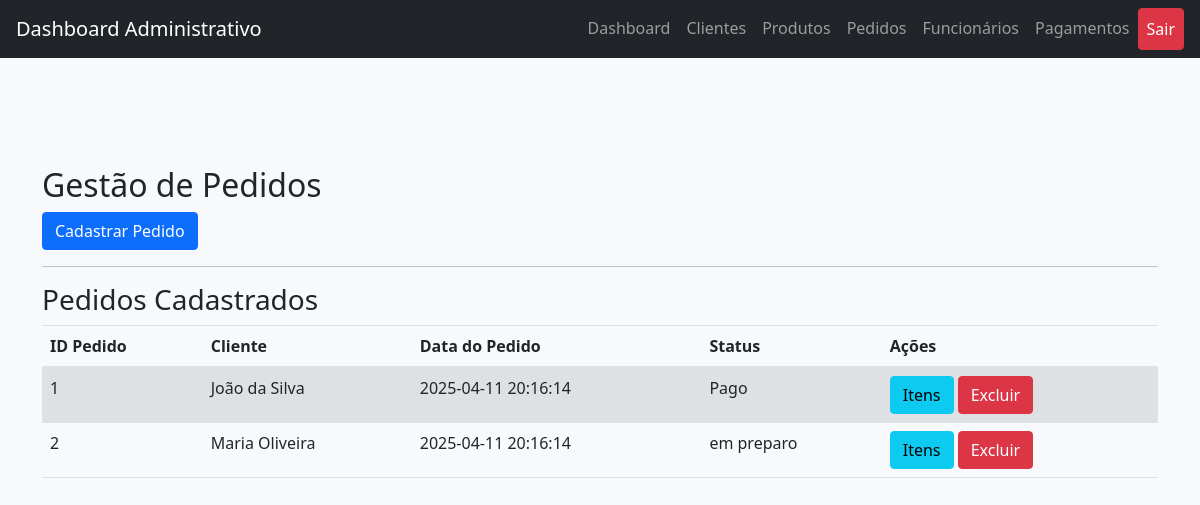
Screenshot of /Terca/pastelaria/admin/admin_pedido.php (signed in) with the database file from the repository.
### tables this page shows
CREATE TABLE IF NOT EXISTS `pedido` (
  `ID_pedido` int(11) NOT NULL AUTO_INCREMENT,
  `ID_cliente` int(11) DEFAULT NULL,
  `data_pedido` timestamp NOT NULL DEFAULT CURRENT_TIMESTAMP,
  `status` varchar(50) DEFAULT 'em preparo',
  `valor_total` decimal(10,2) DEFAULT NULL,
  PRIMARY KEY (`ID_pedido`),
  KEY `ID_cliente` (`ID_cliente`)
);

CREATE TABLE IF NOT EXISTS `cliente` (
  `ID_cliente` int(11) NOT NULL AUTO_INCREMENT,
  `nome` varchar(100) NOT NULL,
  `email` varchar(100) DEFAULT NULL,
  `telefone` varchar(20) DEFAULT NULL,
  `endereco` varchar(200) DEFAULT NULL,
  `data_registro` timestamp NOT NULL DEFAULT CURRENT_TIMESTAMP,
  PRIMARY KEY (`ID_cliente`),
  UNIQUE KEY `email` (`email`)
);

### Terca/pastelaria/admin/admin_pedido.php (the view, shortened to what this page needs)
<?php
include 'conexao.php';
?>
<!DOCTYPE html>
<html lang="pt-BR">
<head>
  <link href="https://stackpath.bootstrapcdn.com/bootstrap/4.5.2/css/bootstrap.min.css" rel="stylesheet">
  <link href="https://cdn.jsdelivr.net/npm/bootstrap@5.1.3/dist/css/bootstrap.min.css" rel="stylesheet">
  <link href="https://cdnjs.cloudflare.com/ajax/libs/font-awesome/5.15.4/css/all.min.css" rel="stylesheet">
  <link rel="stylesheet" href="estilo.css">
</head>
<body>
<nav class="navbar navbar-expand-lg navbar-dark bg-dark fixed-top">
  <a class="navbar-brand" href="#">Dashboard Administrativo</a>
  <div class="collapse navbar-collapse" id="navbarNav">
    <ul class="navbar-nav ml-auto">
      <li class="nav-item"><a class="nav-link" href="admin_dashboard.php">Dashboard</a></li>
      <li class="nav-item"><a class="nav-link" href="admin_cliente.php">Clientes</a></li>
      <li class="nav-item"><a class="nav-link" href="admin_produto.php">Produtos</a></li>
      <li class="nav-item"><a class="nav-link" href="admin_pedido.php">Pedidos</a></li>
      <li class="nav-item"><a class="nav-link" href="admin_funcionario.php">Funcionários</a></li>
      <li class="nav-item"><a class="nav-link" href="admin_pagamento.php">Pagamentos</a></li>
      <li class="nav-item">
        <a class="nav-link btn btn-danger text-white" href="logout.php">Sair</a>
      </li>
    </ul>
  </div>
</nav>
<br><br>
<div class="container mt-5">
    <h2>Gestão de Pedidos</h2>
    <button type="button" class="btn btn-primary" data-bs-toggle="modal" data-bs-target="#cadastroPedidoModal">
        Cadastrar Pedido
    </button>
    <hr>
    <h3>Pedidos Cadastrados</h3>
    <table class="table table-striped">
        <thead>
            <tr>
                <th>ID Pedido</th>
                <th>Cliente</th>
                <th>Data do Pedido</th>
                <th>Status</th>
                <th>Ações</th>
            </tr>
        </thead>
        <tbody>
            <?php
            $result = $conn->query("SELECT p.ID_pedido, c.nome AS cliente, p.data_pedido, p.status FROM pedido p JOIN cliente c ON p.ID_cliente = c.ID_cliente");
            while ($row = $result->fetch_assoc()) {
                echo "<tr>";
                echo "<td>{$row['ID_pedido']}</td>";
                echo "<td>{$row['cliente']}</td>";
                echo "<td>{$row['data_pedido']}</td>";
                echo "<td>{$row['status']}</td>";
                echo "<td>
                        <a href='admin_item_pedido.php?pedido_id={$row['ID_pedido']}' class='btn btn-info'>Itens</a>
                        <a href='admin_pedido.php?delete={$row['ID_pedido']}' class='btn btn-danger' onclick='return confirm(\"Tem certeza que deseja excluir este pedido?\")'>Excluir</a>
                    </td>";
                echo "</tr>";
            }
            ?>
        </tbody>
    </table>
</div>
</body>
</html>

### Terca/pastelaria/admin/estilo.css (style rules this page uses)
body { background-color: #f8f9fc; padding-top: 70px; }
.navbar { margin-bottom: 20px; }

### rows the page displays
pedido: ID_pedido "1", ID_cliente.nome "João da Silva", data_pedido "2025-04-11 20:16:14", status "Pago"
pedido: ID_pedido "2", ID_cliente.nome "Maria Oliveira", data_pedido "2025-04-11 20:16:14", status "em preparo"
